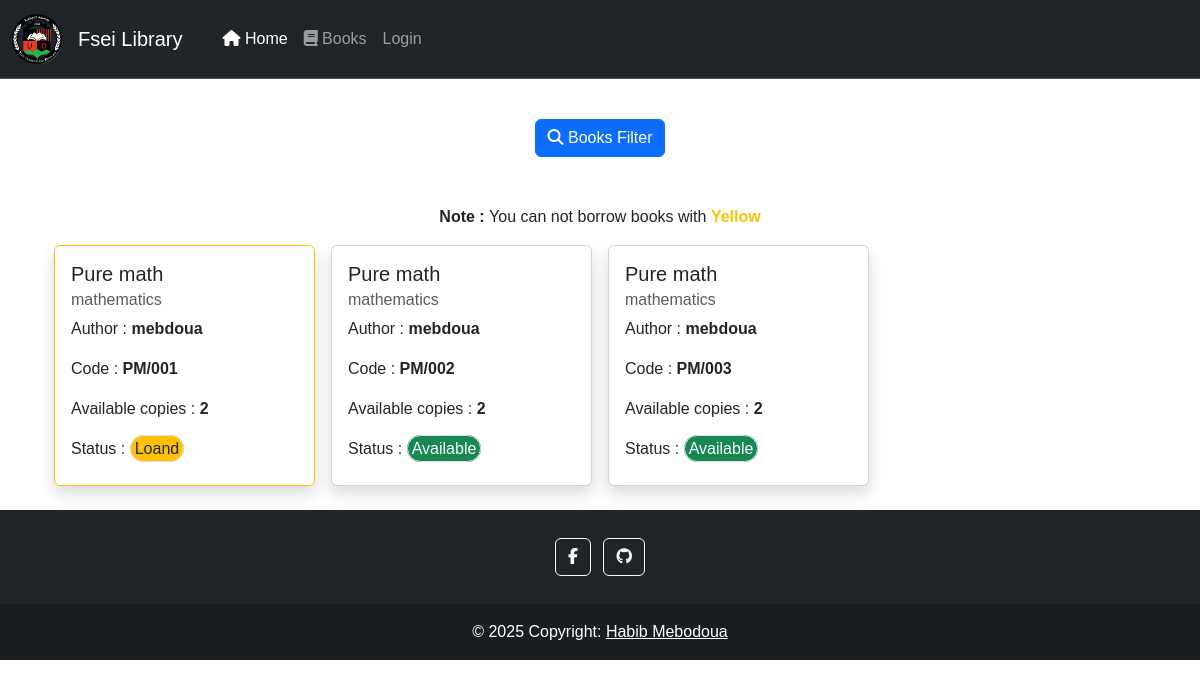
/books, run on the app's committed database.
### books/models.py (models this page shows, shortened)
class Copy(models.Model):
    book = models.ForeignKey(Book , related_name='book_copy' , on_delete=models.CASCADE)
    serial_number = models.PositiveIntegerField()
    code = models.CharField(max_length=100 , help_text='code / Number ' , default='-----/000')
    is_taken = models.BooleanField(default=False)
    number = models.PositiveIntegerField(default=0)

class Book(models.Model):
    title = models.CharField(max_length=255)
    author = models.CharField(max_length=255)
    book_catigory=[
        ('Computer Science','Computer Science'),
        ('physics','physics'),
        ('Material science','Material science'),
        ('chemistry','chemistry'),
        ('mathematics','mathematics'),
    ]
    catigory = models.CharField(choices=book_catigory , max_length=255)
    book_type = [
        ('Graduation thesis','Graduation thesis'),
        ('Book','Book'),
        ('Dictionary','Dictionary')
    ]
    type = models.CharField(max_length=255 , choices=book_type , default='Book')
    copies = models.PositiveIntegerField(default=1)
    is_taken = models.BooleanField(default=False)

### books/views.py (the view)
# urls.py: path('books' , views.all_books , name='all_books'),
def all_books(request):
    books = Copy.objects.all()
    if request.method == 'GET':
        title = None
        author = None
        type = None
        catigory = None
        if 'title' or 'author' or 'catigory' or 'type' in request.GET:
            title = request.GET.get('title')
            author = request.GET.get('author')
            type = request.GET.get('type')
            catigory = request.GET.get('catigory')
            filter_conditions = {}
            if title:
                filter_conditions['book__title__icontains'] = title
            if catigory:
                filter_conditions['book__catigory'] = catigory
            if type:
                filter_conditions['book__type'] = type
            if author:
                filter_conditions['book__author'] = author
            books = Copy.objects.filter(**filter_conditions)
    paginator = Paginator(books, 40)
    page_number = request.GET.get("page")
    page_obj = paginator.get_page(page_number)
    context = {
        'books':page_obj,
        'filter':filter
    }
    return render(request , 'books/all_books.html',context)

### templates/books/all_books.html (shortened to what this page needs)
{% extends 'base.html' %}
{% load bootstrap5 %}
{% block content %}
<div class="container">
    <div class="row">
      <div class="col-lg-12 d-flex justify-content-center">
        <button type="button" class="btn btn-primary mb-5" data-bs-toggle="modal" data-bs-target="#exampleModal">
          <i class="fa-solid fa-magnifying-glass"></i>  Books Filter
        </button>
      </div>
    </div>
    <div class="row ">
      <div class="col-lg-12 d-flex justify-content-center">
        <p><span class="fw-bold">Note : </span> You can not borrow books with <span class="text-warning fw-bold">Yellow</span></p>
      </div>
    </div>
     <div class="row row-cols-3 g-3">
        {% for copy in books %}
        <div class="col-lg-3 col-md-6 col-sm-6 col-xs-12">
              <div class="card shadow mb-2 d-flex h-100  {% if copy.is_taken %} border border-warning {%endif%}" style="max-width: 18rem;">
                <div class="card-body">
                  <h5 class="card-title">{{copy.book.title}}</h5>
                  <h6 class="card-subtitle mb-2 text-muted">{{copy.book.catigory}}</h6>
                  <p class="card-text">Author : <span class="fw-bold">{{copy.book.author}} </span></p>
                  <p class="card-text">Code : <span class="fw-bold">{{copy.code}} </span></p>
                  <p class="card-text">Available copies : <span class="fw-bold">{{copy.book.copies}} </span></p>
                  <p class="card-text">Status : <span class="p-1 ml-3 border rounded-pill {% if copy.is_taken %} bg-warning {% else %} bg-success text-light {% endif %}">
                    {% if copy.is_taken %} Loand {% else %} Available {% endif %}
                  </span>
                </p>
                </div>
              </div>
       </div>
        {% empty %}
        <div class="alert alert-secondary" role="alert">
            There is no books with this informations!
        </div>
        {% endfor %}
     </div>
</div>
{% endblock %}

### fsei/static/css/style.css (style rules this page uses)
body { font-family: 'Arima', cursive; font-family: 'Comic Neue', cursive; font-family: 'Josefin Sans', sans-serif; font-family: 'Kdam Thmor Pro', sans-serif; font-family: 'Oxygen', sans-serif; font-family: 'Work Sans', sans-serif; }

### data on the page
Copy: book "Pure math", book.catigory "mathematics", book.author "mebdoua", code "PM/001", book.copies "2", is_taken "Loand"
Copy: book "Pure math", book.catigory "mathematics", book.author "mebdoua", code "PM/002", book.copies "2", is_taken "Available"
Copy: book "Pure math", book.catigory "mathematics", book.author "mebdoua", code "PM/003", book.copies "2", is_taken "Available"
